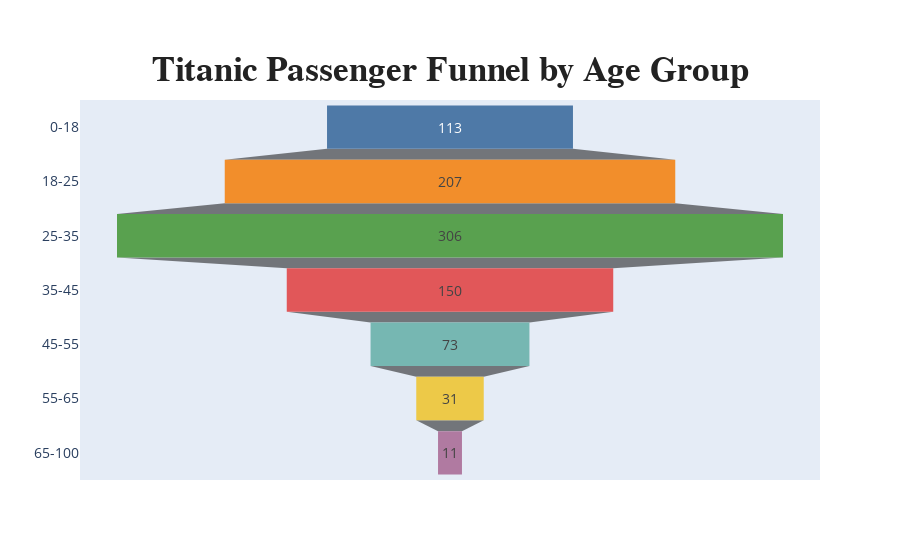

Notebook code for this chart:
### Code cell
import plotly.graph_objects as go

bins = [0, 18, 25, 35, 45, 55, 65, 100]
labels = ['0-18','18-25','25-35','35-45','45-55','55-65','65-100']
df['Age_group'] = pd.cut(df['Age'], bins=bins, labels=labels, right=False)

# Підрахунок кількості пасажирів у кожній групі
age_counts = df['Age_group'].value_counts().sort_index()

# Funnel chart
fig = go.Figure(go.Funnel(
    y = age_counts.index,
    x = age_counts.values,
    textinfo = "value",
    textposition = "inside",
    hoverinfo = "y+x",
    marker = {"color": ["#4E79A7", "#F28E2B", "#59A14F", "#E15759", "#76B7B2", "#EDC948", "#B07AA1"]}
))

# Заголовок по центру
fig.update_layout(
    title={
        'text': "Titanic Passenger Funnel by Age Group",
        'y':0.90,
        'x':0.5,
        'xanchor': 'center',
        'yanchor': 'top',
        'font': dict(size=35, family="Arial", color="#222222", weight='bold')
    },
    font=dict(size=14)
)

fig.show()

### Figure 1 — Plotly figure (JSON) as saved in the notebook; plotly's stock layout.template omitted (floating-point values rounded to 4 significant figures)
{"data": [{"hoverinfo": "y+x", "marker": {"color": ["#4E79A7", "#F28E2B", "#59A14F", "#E15759", "#76B7B2", "#EDC948", "#B07AA1"]}, "textinfo": "value", "textposition": "inside", "type": "funnel", "x": [113, 207, 306, 150, 73, 31, 11], "y": ["0-18", "18-25", "25-35", "35-45", "45-55", "55-65", "65-100"]}], "layout": {"font": {"size": 14}, "title": {"font": {"color": "#222222", "family": "Arial", "size": 35, "weight": "bold"}, "text": "Titanic Passenger Funnel by Age Group", "x": 0.5, "xanchor": "center", "y": 0.9, "yanchor": "top"}}}
